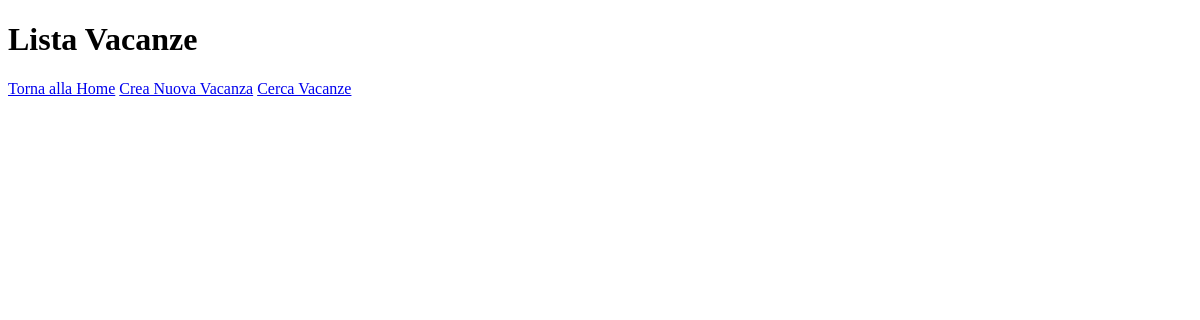
The page /vacation/vacationlist/ on the database as committed earlier.
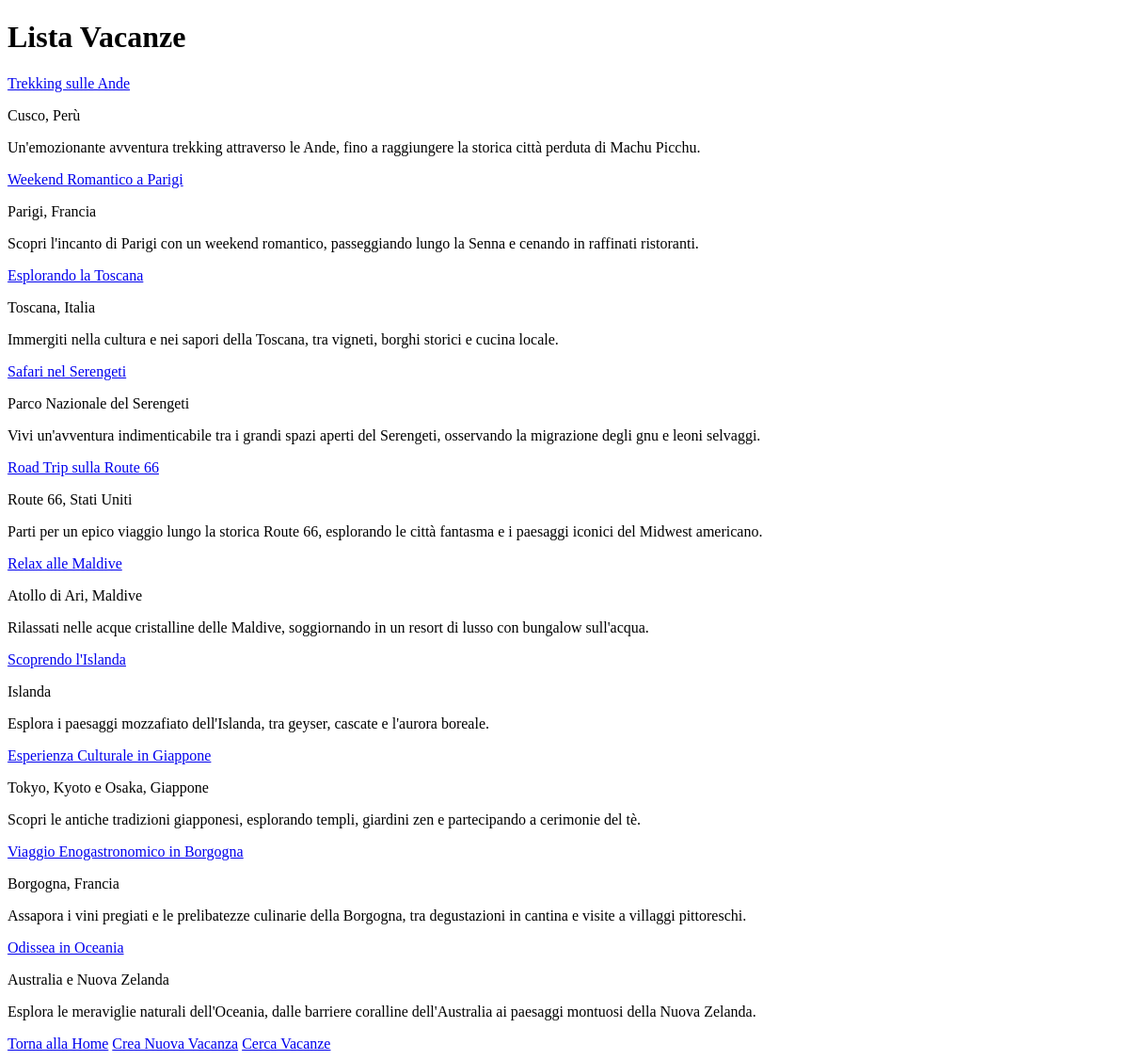
The same page on the database as committed later.
### vacation/models.py (models this page shows, shortened)
class Vacation(models.Model):
    SEASON_CHOICES = [
        ('Inverno', 'Inverno'),
        ('Primavera', 'Primavera'),
        ('Estate', 'Estate'),
        ('Autunno', 'Autunno'),
    ]
    TYPE_CHOICES = [
        ('Culturale', 'Culturale'),
        ('Relax', 'Relax'),
        ('Enogastronomico', 'Enogastronomico'),
        ('On The Road', 'On The Road'),
        ('Avventura', 'Avventura'),
    ]
    DURATION_CHOICES = [
        ('Weekend Lungo (2-4 Giorni)', 'Weekend Lungo (2-4 Giorni)'),
        ('1 Settimana', '1 Settimana'),
        ('2 Settimane', '2 Settimane'),
        ('3 settimane o più', '3 settimane o più')
    ]
    PRICE_CHOICES = [
        ('Viaggio Low Cost', 'Viaggio Low Cost'),
        ('Budget Medio', 'Budget Medio'),
        ('Viaggio di Lusso', 'Viaggio di Lusso'),
    ]
    CONTINENT_CHOICES = [
        ('Europa', 'Europa'),
        ('America del Nord', 'America del Nord'),
        ('America del Sud', 'America del Sud'),
        ('Africa', 'Africa'),
        ('Asia', 'Asia'),
        ('Oceania', 'Oceania'),
        ('Antartide', 'Antartide')
    ]
    titolo = models.CharField(max_length=200)
    luogo = models.CharField(max_length=200)
    continente = models.CharField(max_length=50, choices=CONTINENT_CHOICES)
    durata = models.CharField(max_length=50, choices=DURATION_CHOICES)
    prezzo = models.CharField(max_length=20, choices=PRICE_CHOICES)
    tipologia = models.CharField(max_length=50, choices=TYPE_CHOICES)
    periodo = models.CharField(max_length=20, choices=SEASON_CHOICES)
    descrizione = models.TextField()
    like = models.ManyToManyField(User, blank=True, null=True, related_name='like')

### vacation/views.py (the view)
# urls.py: path("vacationlist/", VacationListView.as_view(), name="vacationlist"),
class VacationListView(ListView):
    model = Vacation
    template_name = "vacation/vacationlist.html"

### vacation/templates/vacation/vacationlist.html (shortened to what this page needs)
{% extends "base.html" %}
{% block content %}
    <h1>Lista Vacanze</h1>
    {% if object_list.count > 0 %}
        {% for v in object_list %}
            <div class="card">
                <a href="{% url 'vacation:detailvacation' v.pk %}">{{v.titolo}}</a>
                <p>{{v.luogo}}</p>
                <p>{{v.descrizione}}</p>
            </div>
        {% endfor %}
    {% else %}
        <p>Non ci sono proposte!</p>
    {% endif %}
<a href="{% url 'homepage' %}">Torna alla Home</a>
<a href="{% url 'vacation:createvacation' %}">Crea Nuova Vacanza</a>
<a href="{% url 'vacation:search_vacations' %}">Cerca Vacanze</a>
{% endblock %}

Rows that differ between the two databases and show on the page:
now on this page (row edited): Vacation: titolo "Trekking sulle Ande", luogo "Cusco, Perù", descrizione "Un'emozionante avventura trekking attraverso le Ande, fino a raggiungere la storica città perduta di Machu Picchu."
now on this page (row edited): Vacation: titolo "Weekend Romantico a Parigi", luogo "Parigi, Francia", descrizione "Scopri l'incanto di Parigi con un weekend romantico, passeggiando lungo la Senna e cenando in raffinati ristoranti."
now on this page (row edited): Vacation: titolo "Esplorando la Toscana", luogo "Toscana, Italia", descrizione "Immergiti nella cultura e nei sapori della Toscana, tra vigneti, borghi storici e cucina locale."
added Vacation: titolo "Safari nel Serengeti", luogo "Parco Nazionale del Serengeti", descrizione "Vivi un'avventura indimenticabile tra i grandi spazi aperti del Serengeti, osservando la migrazione degli gnu e leoni selvaggi."
added Vacation: titolo "Road Trip sulla Route 66", luogo "Route 66, Stati Uniti", descrizione "Parti per un epico viaggio lungo la storica Route 66, esplorando le città fantasma e i paesaggi iconici del Midwest americano."
added Vacation: titolo "Relax alle Maldive", luogo "Atollo di Ari, Maldive", descrizione "Rilassati nelle acque cristalline delle Maldive, soggiornando in un resort di lusso con bungalow sull'acqua."
added Vacation: titolo "Scoprendo l'Islanda", luogo "Islanda", descrizione "Esplora i paesaggi mozzafiato dell'Islanda, tra geyser, cascate e l'aurora boreale."
added Vacation: titolo "Esperienza Culturale in Giappone", luogo "Tokyo, Kyoto e Osaka, Giappone", descrizione "Scopri le antiche tradizioni giapponesi, esplorando templi, giardini zen e partecipando a cerimonie del tè."
added Vacation: titolo "Viaggio Enogastronomico in Borgogna", luogo "Borgogna, Francia", descrizione "Assapora i vini pregiati e le prelibatezze culinarie della Borgogna, tra degustazioni in cantina e visite a villaggi pittoreschi."
added Vacation: titolo "Odissea in Oceania", luogo "Australia e Nuova Zelanda", descrizione "Esplora le meraviglie naturali dell'Oceania, dalle barriere coralline dell'Australia ai paesaggi montuosi della Nuova Zelanda."
